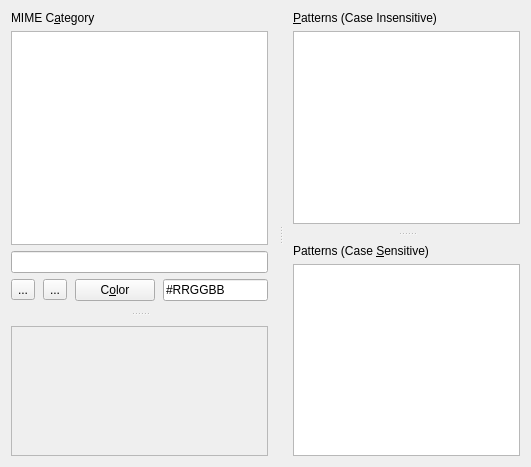
<?xml version="1.0" encoding="UTF-8"?>
<ui version="4.0">
 <class>MimeCategoryConfigPage</class>
 <widget class="QWidget" name="MimeCategoryConfigPage">
  <property name="geometry">
   <rect>
    <x>0</x>
    <y>0</y>
    <width>531</width>
    <height>467</height>
   </rect>
  </property>
  <property name="windowTitle">
   <string>Form</string>
  </property>
  <layout class="QVBoxLayout" name="verticalLayout_3">
   <item>
    <widget class="QSplitter" name="midHorSplitter">
     <property name="orientation">
      <enum>Qt::Horizontal</enum>
     </property>
     <property name="handleWidth">
      <number>25</number>
     </property>
     <property name="childrenCollapsible">
      <bool>false</bool>
     </property>
     <widget class="QSplitter" name="treemapSplitter">
      <property name="orientation">
       <enum>Qt::Vertical</enum>
      </property>
      <property name="handleWidth">
       <number>25</number>
      </property>
      <property name="childrenCollapsible">
       <bool>false</bool>
      </property>
      <widget class="QWidget" name="leftTopColumnWidget">
       <layout class="QVBoxLayout" name="leftTopColumnLayout" stretch="0,1,0,0">
        <item>
         <widget class="QLabel" name="mimeCategoryCaption">
          <property name="text">
           <string>MIME C&amp;ategory</string>
          </property>
          <property name="buddy">
           <cstring>listWidget</cstring>
          </property>
         </widget>
        </item>
        <item>
         <widget class="QListWidget" name="listWidget">
          <property name="sizePolicy">
           <sizepolicy hsizetype="Expanding" vsizetype="Expanding">
            <horstretch>0</horstretch>
            <verstretch>2</verstretch>
           </sizepolicy>
          </property>
          <property name="minimumSize">
           <size>
            <width>80</width>
            <height>80</height>
           </size>
          </property>
          <property name="sortingEnabled">
           <bool>true</bool>
          </property>
         </widget>
        </item>
        <item>
         <widget class="QLineEdit" name="nameLineEdit">
          <property name="toolTip">
           <string>Edit the name of the current category.</string>
          </property>
         </widget>
        </item>
        <item>
         <layout class="QHBoxLayout" name="buttonsLayout" stretch="0,0,1,0,0">
          <property name="spacing">
           <number>8</number>
          </property>
          <item>
           <widget class="QToolButton" name="addButton">
            <property name="toolTip">
             <string>Create a new category.</string>
            </property>
            <property name="text">
             <string>...</string>
            </property>
            <property name="icon">
             <iconset resource="icons.qrc">
              <normaloff>:/icons/add.png</normaloff>:/icons/add.png</iconset>
            </property>
           </widget>
          </item>
          <item>
           <widget class="QToolButton" name="removeButton">
            <property name="toolTip">
             <string>Remove the current category.</string>
            </property>
            <property name="text">
             <string>...</string>
            </property>
            <property name="icon">
             <iconset resource="icons.qrc">
              <normaloff>:/icons/remove.png</normaloff>:/icons/remove.png</iconset>
            </property>
           </widget>
          </item>
          <item>
           <spacer name="horizontalSpacer">
            <property name="orientation">
             <enum>Qt::Horizontal</enum>
            </property>
            <property name="sizeHint" stdset="0">
             <size>
              <width>30</width>
              <height>20</height>
             </size>
            </property>
           </spacer>
          </item>
          <item>
           <widget class="QPushButton" name="colorButton">
            <property name="sizePolicy">
             <sizepolicy hsizetype="Preferred" vsizetype="Fixed">
              <horstretch>0</horstretch>
              <verstretch>0</verstretch>
             </sizepolicy>
            </property>
            <property name="toolTip">
             <string>Select a color for the current category.</string>
            </property>
            <property name="text">
             <string>C&amp;olor</string>
            </property>
           </widget>
          </item>
          <item>
           <widget class="QLineEdit" name="colorLineEdit">
            <property name="sizePolicy">
             <sizepolicy hsizetype="Preferred" vsizetype="Fixed">
              <horstretch>0</horstretch>
              <verstretch>0</verstretch>
             </sizepolicy>
            </property>
            <property name="toolTip">
             <string>Enter color RGB code directly.</string>
            </property>
            <property name="text">
             <string>#RRGGBB</string>
            </property>
           </widget>
          </item>
         </layout>
        </item>
       </layout>
      </widget>
      <widget class="TreemapView" name="treemapView">
       <property name="sizePolicy">
        <sizepolicy hsizetype="Preferred" vsizetype="Preferred">
         <horstretch>0</horstretch>
         <verstretch>0</verstretch>
        </sizepolicy>
       </property>
       <property name="minimumSize">
        <size>
         <width>80</width>
         <height>120</height>
        </size>
       </property>
       <property name="toolTip">
        <string>Preview Treemap</string>
       </property>
       <property name="frameShape">
        <enum>QFrame::StyledPanel</enum>
       </property>
       <property name="frameShadow">
        <enum>QFrame::Sunken</enum>
       </property>
      </widget>
     </widget>
     <widget class="QSplitter" name="patternsSplitter">
      <property name="orientation">
       <enum>Qt::Vertical</enum>
      </property>
      <property name="handleWidth">
       <number>20</number>
      </property>
      <property name="childrenCollapsible">
       <bool>false</bool>
      </property>
      <widget class="QWidget" name="patternsTopWidget">
       <layout class="QVBoxLayout" name="patternsTopLayout">
        <item>
         <widget class="QLabel" name="caseInsensitivePatternsCaption">
          <property name="text">
           <string>&amp;Patterns (Case Insensitive)</string>
          </property>
          <property name="buddy">
           <cstring>caseInsensitivePatternsTextEdit</cstring>
          </property>
         </widget>
        </item>
        <item>
         <widget class="QPlainTextEdit" name="caseInsensitivePatternsTextEdit">
          <property name="minimumSize">
           <size>
            <width>150</width>
            <height>0</height>
           </size>
          </property>
          <property name="toolTip">
           <string>Add filename patterns here,
each one on a separate line.
Use * or ? as wildcards.</string>
          </property>
         </widget>
        </item>
       </layout>
      </widget>
      <widget class="QWidget" name="patternsBottomWidget">
       <layout class="QVBoxLayout" name="patternsBottomLayout">
        <item>
         <widget class="QLabel" name="caseSensitivePatternsCaption">
          <property name="text">
           <string>Patterns (Case &amp;Sensitive)</string>
          </property>
          <property name="buddy">
           <cstring>caseSensitivePatternsTextEdit</cstring>
          </property>
         </widget>
        </item>
        <item>
         <widget class="QPlainTextEdit" name="caseSensitivePatternsTextEdit">
          <property name="minimumSize">
           <size>
            <width>150</width>
            <height>0</height>
           </size>
          </property>
          <property name="toolTip">
           <string>Add filename patterns here,
each one on a separate line.
Use * or ? as wildcards.</string>
          </property>
         </widget>
        </item>
       </layout>
      </widget>
     </widget>
    </widget>
   </item>
  </layout>
 </widget>
 <customwidgets>
  <customwidget>
   <class>TreemapView</class>
   <extends>QFrame</extends>
   <header>TreemapView.h</header>
   <container>1</container>
  </customwidget>
 </customwidgets>
 <resources>
  <include location="icons.qrc"/>
 </resources>
 <connections/>
</ui>
